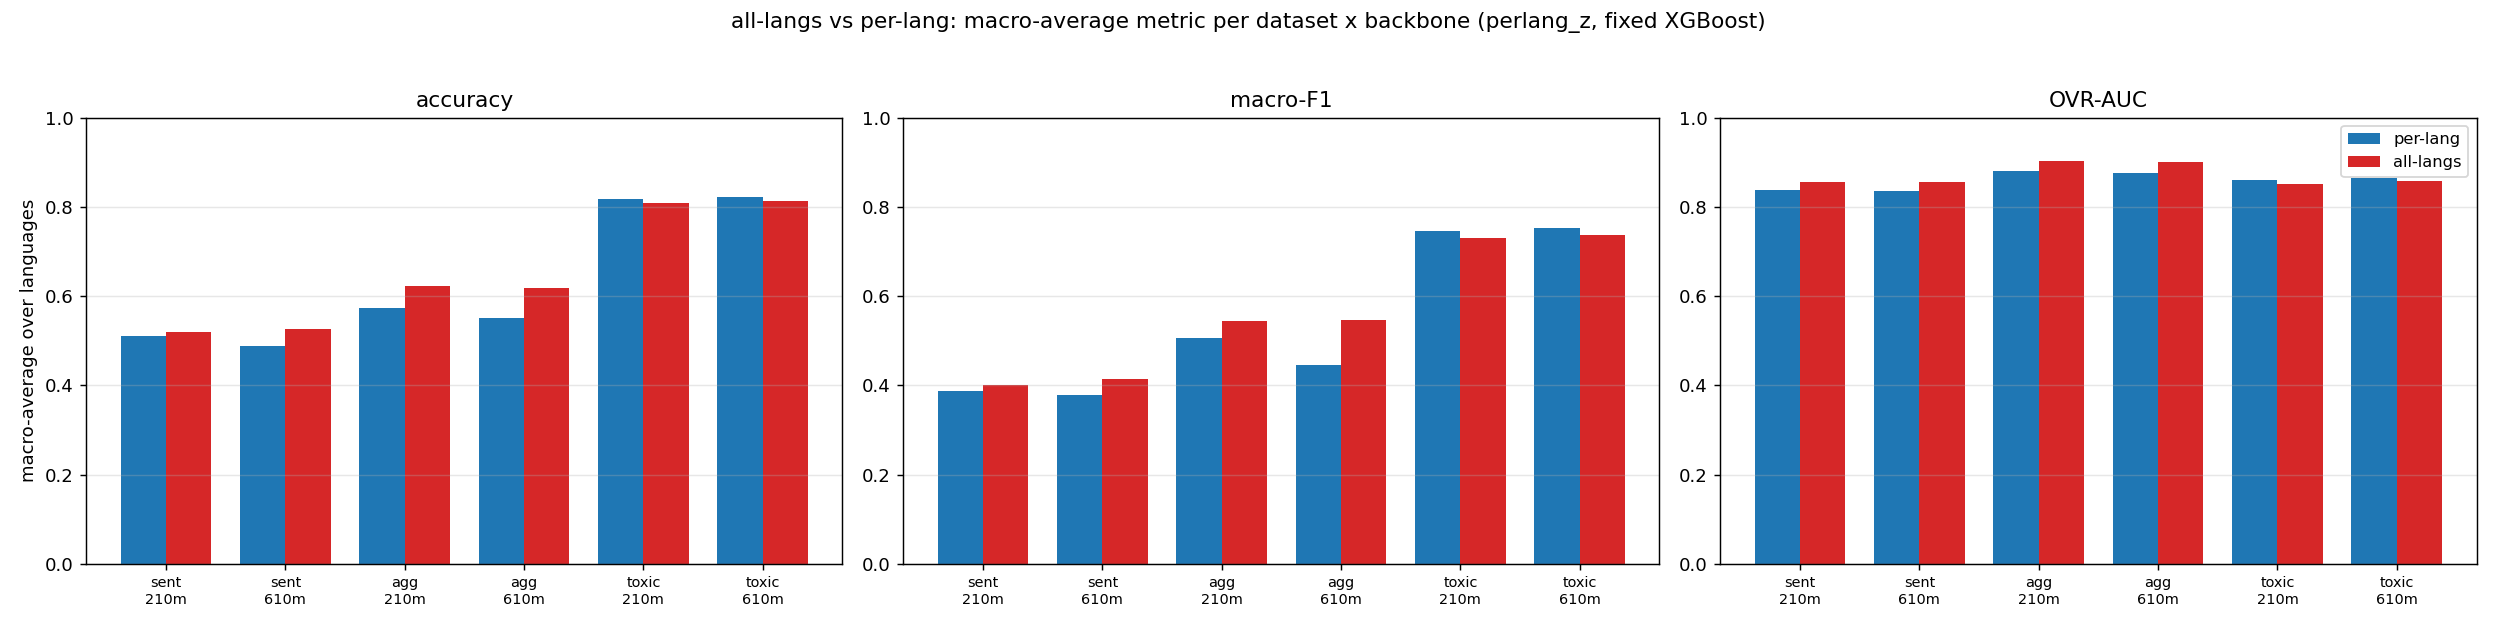

Python code for this plot:
r"""alllang_vs_perlang.py -- does training ONE model on ALL languages beat training one model
per language?  Two problems, kept strictly separate (their data is never mixed):

  * FLORES  : the 12-class ``sent`` topic set and the 11-class ``agg`` set (via
              ``train_flores12.prepare_sentence`` / ``prepare_agg`` -- their alignment and splits).
  * TOXICITY: the binary ``data/toxi_clean/{en,it,de,fr,es}_{train,validation,test}.parquet`` sets.

Two training regimes, compared on every language's held-out TEST split:
  * ``all-langs`` : ONE model trained on the pooled TRAIN rows of every language of the dataset.
  * ``per-lang``  : one model trained per language on its own TRAIN rows (in-language).

Features
--------
``perlang_z`` applied to EVERY row of BOTH regimes: L2-normalize the vector, then standardize
with that ROW'S OWN language's TRAIN mean/std (L2-normalize first, then z-score).  It is applied
row-by-row before any pooling, so the pooled ``all-langs`` training matrix is a stack of
per-language-normalized rows -- this is what makes the pooled regime well-posed.

Model
-----
XGBoost, fixed params (no Optuna): tree_method=hist, max_bin=64, device=cpu, n_jobs=2, seed=0,
max_depth=8, min_child_weight=5, learning_rate=0.1, n_estimators=400.
``multi:softprob`` (num_class = 12/11) for FLORES; ``binary:logistic`` for toxicity.

Evaluation
----------
Multiclass: argmax accuracy, macro-F1, micro-F1, OVR-macro AUC (per-class AUC averaged, degenerate
classes skipped).  Binary: accuracy, macro-F1, positive-class F1, ROC-AUC (threshold 0.5).
Macro averages are the plain mean over the dataset's languages.

Embeddings
----------
Read ONLY from the bf16-consistent cache ``emb_bf16/`` (masked-mean pooling, bf16 forward -> fp32
storage), which already holds every needed array for both backbones (210m 768-d, 610m 1152-d):
  emb_bf16/flores_sent/<bb>/mean/emb_<lang>.npy      (aligned to the current 2006-row CSV)
  emb_bf16/flores_agg/<bb>/mean/emb_<lang>.npy
  emb_bf16/toxic/<bb>/emb_<lang>_{train,validation,test}.npy

Outputs (create-only, these four files only)
--------------------------------------------
alllang_vs_perlang.py / alllang_vs_perlang.json / alllang_vs_perlang.md / alllang_vs_perlang.png
Operational pid/log/status live under %TEMP%\opencode\alllang_vs_perlang\.

Usage
-----
    python alllang_vs_perlang.py                 # foreground full run
    python alllang_vs_perlang.py --launch        # detached hidden run (no window)
    python alllang_vs_perlang.py --smoke         # tiny plumbing check
    python alllang_vs_perlang.py --render        # rebuild md/png from the JSON
"""
import os

for _v in ("OMP_NUM_THREADS", "MKL_NUM_THREADS", "OPENBLAS_NUM_THREADS", "NUMEXPR_NUM_THREADS"):
    os.environ[_v] = "2"
os.environ.setdefault("TOKENIZERS_PARALLELISM", "false")

import argparse
import json
import subprocess
import sys
import time

import numpy as np

import matplotlib
matplotlib.use("Agg")
import matplotlib.pyplot as plt
from sklearn.metrics import accuracy_score, f1_score, roc_auc_score

REPO = os.path.dirname(os.path.abspath(__file__))
if REPO not in sys.path:
    sys.path.insert(0, REPO)

BF16_ROOT = os.path.join(REPO, "emb_bf16")

OUT_JSON = os.path.join(REPO, "alllang_vs_perlang.json")
OUT_MD = os.path.join(REPO, "alllang_vs_perlang.md")
OUT_PNG = os.path.join(REPO, "alllang_vs_perlang.png")

TMP = os.path.join(os.environ.get("TEMP", REPO), "opencode", "alllang_vs_perlang")
os.makedirs(TMP, exist_ok=True)
LOG_PATH = os.path.join(TMP, "alllang_vs_perlang.log")
PID_PATH = os.path.join(TMP, "alllang_vs_perlang.pid")
STATUS_PATH = os.path.join(TMP, "alllang_vs_perlang_status.json")

SEED = 0
XGB_COMMON = dict(tree_method="hist", max_bin=64, device="cpu", n_jobs=2, seed=SEED,
                  max_depth=8, min_child_weight=5, learning_rate=0.1, n_estimators=400)

# dataset key -> (kind, order in the report/figure)
DATASET_KIND = {"flores_sent": "mc", "flores_agg": "mc", "toxic": "binary"}
DATASET_ORDER = ["flores_sent", "flores_agg", "toxic"]
BACKBONE_ORDER = ["210m", "610m"]
LANGS_FLORES = ["en", "it", "de", "fr"]
LANGS_TOXI = ["en", "it", "de", "fr", "es"]
# metric keys per kind (shared three drive the figure)
MC_KEYS = ["accuracy", "macro_f1", "micro_f1", "auc"]
BIN_KEYS = ["accuracy", "macro_f1", "f1", "auc"]
HEADLINE = {"mc": "macro_f1", "binary": "macro_f1"}
FIG_KEYS = ["accuracy", "macro_f1", "auc"]
FIG_LABEL = {"accuracy": "accuracy", "macro_f1": "macro-F1", "auc": "OVR-AUC"}

_T0 = time.time()
_SMOKE = False
_LIMIT = 0
_TAGGED = False   # True when writing a per-pair shard into TMP (--tag); skips md/png render


def log(msg):
    print("[%7.1fs] %s" % (time.time() - _T0, msg), flush=True)


def _json_default(o):
    if isinstance(o, np.ndarray):
        return o.tolist()
    if isinstance(o, (np.floating,)):
        return float(o)
    if isinstance(o, (np.integer,)):
        return int(o)
    if isinstance(o, (np.bool_,)):
        return bool(o)
    raise TypeError("not JSON serializable: %r" % (type(o),))


def write_status(obj):
    obj["updated"] = time.strftime("%Y-%m-%d %H:%M:%S")
    tmp = STATUS_PATH + ".tmp"
    with open(tmp, "w", encoding="utf-8") as f:
        json.dump(obj, f, indent=2, default=_json_default)
    try:
        os.replace(tmp, STATUS_PATH)
    except Exception:
        pass


# ---------------------------------------------------------------------------
# Feature transform: perlang_z [both]  (L2-normalize, then own-train z-score)
# ---------------------------------------------------------------------------
def l2norm(X):
    n = np.linalg.norm(X, axis=1, keepdims=True)
    n[n == 0] = 1.0
    return X / n


def perlang_z(ds):
    """L2-normalize every row, then z-score it with its own language's TRAIN mean/std.

    Stats are fit on the L2-normalized TRAIN rows of that language only (model-free: they never
    touch labels).  Returns new per-split dicts of float32 arrays.
    """
    Ztr, Zva, Zte = {}, {}, {}
    for lg in ds["langs"]:
        Z = l2norm(np.asarray(ds["Xtr"][lg], dtype=np.float64))
        mu, sd = Z.mean(0), Z.std(0)
        sd = np.where(sd < 1e-6, 1e-6, sd)
        Ztr[lg] = ((l2norm(np.asarray(ds["Xtr"][lg], dtype=np.float64)) - mu) / sd).astype(np.float32)
        Zva[lg] = ((l2norm(np.asarray(ds["Xva"][lg], dtype=np.float64)) - mu) / sd).astype(np.float32)
        Zte[lg] = ((l2norm(np.asarray(ds["Xte"][lg], dtype=np.float64)) - mu) / sd).astype(np.float32)
    return {"Xtr": Ztr, "Xva": Zva, "Xte": Zte}


# ---------------------------------------------------------------------------
# Metrics
# ---------------------------------------------------------------------------
def auc_ovr_macro(y, P, C):
    aucs = []
    for c in range(C):
        yc = (y == c).astype(int)
        if yc.min() == yc.max():
            continue
        aucs.append(roc_auc_score(yc, P[:, c]))
    return float(np.mean(aucs)) if aucs else float("nan")


def mc_metrics(y, P, C):
    pred = P.argmax(1)
    return {
        "accuracy": float(accuracy_score(y, pred)),
        "macro_f1": float(f1_score(y, pred, average="macro", labels=list(range(C)), zero_division=0)),
        "micro_f1": float(f1_score(y, pred, average="micro", labels=list(range(C)), zero_division=0)),
        "auc": auc_ovr_macro(y, P, C),
    }


def bin_metrics(y, p):
    pred = (p >= 0.5).astype(int)
    if y.min() == y.max():
        auc = float("nan")
    else:
        auc = float(roc_auc_score(y, p))
    return {
        "accuracy": float(accuracy_score(y, pred)),
        "macro_f1": float(f1_score(y, pred, average="macro", zero_division=0)),
        "f1": float(f1_score(y, pred, average="binary", zero_division=0)),
        "auc": auc,
    }


# ---------------------------------------------------------------------------
# Dataset loaders (row order == embedding row order; nothing reindexed)
# ---------------------------------------------------------------------------
def _rng_idx(n):
    if _LIMIT and n > _LIMIT:
        return np.arange(_LIMIT)
    return np.arange(n)


def load_flores(ds, backbone):
    import train_flores12 as T
    sent = T.prepare_sentence()
    classes = sent["classes"]
    if ds == "flores_sent":
        base = os.path.join(BF16_ROOT, "flores_sent", backbone, "mean")
        X = {lg: np.load(os.path.join(base, "emb_%s.npy" % lg)) for lg in LANGS_FLORES}
        tr, va, te = sent["train_idx"], sent["val_idx"], sent["test_idx"]
        y, n_classes = sent["y"], 12
        n_rows = len(sent["cur"])
    else:
        agg = T.prepare_agg(sent["cur"], classes)
        base = os.path.join(BF16_ROOT, "flores_agg", backbone, "mean")
        X = {lg: np.load(os.path.join(base, "emb_%s.npy" % lg)) for lg in LANGS_FLORES}
        tr, va, te = agg["train_idx"], agg["val_idx"], agg["test_idx"]
        y, n_classes = agg["y"], agg["n_classes"]
        n_rows = len(agg["agg"])
    for lg in LANGS_FLORES:
        if X[lg].shape[0] != n_rows:
            raise ValueError("%s/%s: %s has %d rows, expected %d"
                             % (ds, backbone, lg, X[lg].shape[0], n_rows))
    return {
        "name": ds, "kind": "mc", "n_classes": int(n_classes), "langs": list(LANGS_FLORES),
        "classes": classes if ds == "flores_sent" else agg["classes"],
        "Xtr": {lg: np.asarray(X[lg][tr]) for lg in LANGS_FLORES},
        "Xva": {lg: np.asarray(X[lg][va]) for lg in LANGS_FLORES},
        "Xte": {lg: np.asarray(X[lg][te]) for lg in LANGS_FLORES},
        # labels are shared across languages (parallel CSV): same y per row for every language
        "ytr": {lg: y[tr] for lg in LANGS_FLORES},
        "yva": {lg: y[va] for lg in LANGS_FLORES},
        "yte": {lg: y[te] for lg in LANGS_FLORES},
        "sizes": {"train": int(len(tr)), "val": int(len(va)), "test": int(len(te))},
    }


def load_toxic(backbone):
    import pandas as pd
    root = os.path.join(BF16_ROOT, "toxic", backbone)
    pq = os.path.join(REPO, "data", "toxi_clean")
    Xtr, Xva, Xte, ytr, yva, yte = {}, {}, {}, {}, {}, {}
    sizes = {"train": 0, "val": 0, "test": 0}
    for lg in LANGS_TOXI:
        df = pd.read_parquet(os.path.join(pq, "%s_train.parquet" % lg))
        dv = pd.read_parquet(os.path.join(pq, "%s_validation.parquet" % lg))
        dt = pd.read_parquet(os.path.join(pq, "%s_test.parquet" % lg))
        tr, va, te = _rng_idx(len(df)), _rng_idx(len(dv)), _rng_idx(len(dt))
        a = np.load(os.path.join(root, "emb_%s_train.npy" % lg))
        b = np.load(os.path.join(root, "emb_%s_validation.npy" % lg))
        c = np.load(os.path.join(root, "emb_%s_test.npy" % lg))
        if a.shape[0] != len(df) or b.shape[0] != len(dv) or c.shape[0] != len(dt):
            raise ValueError("toxic/%s/%s row mismatch: %s vs %s/%s/%s"
                             % (backbone, lg, (a.shape[0], b.shape[0], c.shape[0]),
                                len(df), len(dv), len(dt)))
        Xtr[lg], Xva[lg], Xte[lg] = a[tr], b[va], c[te]
        ytr[lg] = df["is_toxic"].astype(int).to_numpy()[tr]
        yva[lg] = dv["is_toxic"].astype(int).to_numpy()[va]
        yte[lg] = dt["is_toxic"].astype(int).to_numpy()[te]
        sizes["train"] += len(tr); sizes["val"] += len(va); sizes["test"] += len(te)
    return {"name": "toxic", "kind": "binary", "n_classes": None, "langs": list(LANGS_TOXI),
            "classes": ["not_toxic", "toxic"],
            "Xtr": Xtr, "Xva": Xva, "Xte": Xte, "ytr": ytr, "yva": yva, "yte": yte,
            "sizes": sizes}


def load_dataset(ds, backbone):
    if ds in ("flores_sent", "flores_agg"):
        return load_flores(ds, backbone)
    if ds == "toxic":
        return load_toxic(backbone)
    raise ValueError("unknown dataset %r" % ds)


# ---------------------------------------------------------------------------
# Train / evaluate the two regimes
# ---------------------------------------------------------------------------
def _fit_clf(kind, n_classes, X, y):
    import xgboost as xgb
    p = dict(XGB_COMMON)
    if kind == "mc":
        p["objective"] = "multi:softprob"; p["num_class"] = int(n_classes)
    else:
        p["objective"] = "binary:logistic"
    if _SMOKE:
        p["n_estimators"] = 30
    clf = xgb.XGBClassifier(**p)
    clf.fit(X, y)
    return clf


def _predict(clf, kind, X):
    if kind == "mc":
        return clf.predict_proba(X)                 # (n, C) softprob
    return clf.predict_proba(X)[:, 1]               # (n,) positive-class prob


def _score(kind, y, pred, C):
    return mc_metrics(y, pred, C) if kind == "mc" else bin_metrics(y, pred)


def evaluate(ds, Z):
    """Return {'per_lang': {lg: metrics}, 'all_langs': {lg: metrics}} for one dataset object.

    per_lang[lg]  = the model trained on language lg's own TRAIN rows, scored on lg's TEST rows.
    all_langs[lg] = the single pooled-TRAIN model, scored on lg's TEST rows.
    """
    kind, C, langs = ds["kind"], ds["n_classes"], ds["langs"]

    # --- per-lang regime ---
    per_lang = {}
    for lg in langs:
        clf = _fit_clf(kind, C, Z["Xtr"][lg], ds["ytr"][lg])
        per_lang[lg] = _score(kind, ds["yte"][lg], _predict(clf, kind, Z["Xte"][lg]), C)

    # --- all-langs regime: ONE model on the pooled TRAIN rows of every language ---
    Xall = np.vstack([Z["Xtr"][lg] for lg in langs])
    yall = np.concatenate([np.asarray(ds["ytr"][lg]) for lg in langs])
    clf_all = _fit_clf(kind, C, Xall, yall)
    all_langs = {lg: _score(kind, ds["yte"][lg], _predict(clf_all, kind, Z["Xte"][lg]), C)
                 for lg in langs}
    return {"per_lang": per_lang, "all_langs": all_langs,
            "pooled_train_rows": int(Xall.shape[0])}


def _mean_over(metrics_by_lang, langs, keys):
    return {k: float(np.nanmean([metrics_by_lang[lg][k] for lg in langs])) for k in keys}


def macro_and_delta(D, kind, langs):
    keys = MC_KEYS if kind == "mc" else BIN_KEYS
    macro = {"per_lang": _mean_over(D["per_lang"], langs, keys),
             "all_langs": _mean_over(D["all_langs"], langs, keys)}
    hl = HEADLINE[kind]
    delta = {lg: {k: D["all_langs"][lg][k] - D["per_lang"][lg][k] for k in keys} for lg in langs}
    macro_delta = {k: macro["all_langs"][k] - macro["per_lang"][k] for k in keys}
    wins = sum(1 for lg in langs if delta[lg][hl] > 0)
    losses = sum(1 for lg in langs if delta[lg][hl] < 0)
    verdict = ("all-langs helps" if macro_delta[hl] > 0.002
               else "per-lang helps" if macro_delta[hl] < -0.002 else "about equal")
    return {"macro": macro, "delta": delta, "macro_delta": macro_delta,
            "headline": hl, "wins": wins, "losses": losses, "verdict": verdict}


# ---------------------------------------------------------------------------
# JSON / MD / PNG
# ---------------------------------------------------------------------------
def load_json():
    if os.path.isfile(OUT_JSON):
        try:
            with open(OUT_JSON, "r", encoding="utf-8") as f:
                return json.load(f)
        except Exception:
            pass
    return {"datasets": {}, "meta": {}}


def save_json(doc):
    tmp = OUT_JSON + ".tmp"
    with open(tmp, "w", encoding="utf-8") as f:
        json.dump(doc, f, indent=2, default=_json_default)
    os.replace(tmp, OUT_JSON)


def _fmt(v, nd=3):
    try:
        if v is None or (isinstance(v, float) and not np.isfinite(v)):
            return "n/a"
        return ("%." + str(nd) + "f") % v
    except Exception:
        return str(v)


def _sgn(v, nd=3):
    try:
        if v is None or not np.isfinite(v):
            return "n/a"
        return ("%+." + str(nd) + "f") % v
    except Exception:
        return str(v)


def render(doc=None):
    if doc is None:
        doc = load_json()
    datasets = doc.get("datasets", {})
    order = [d for d in DATASET_ORDER if d in datasets]
    if not order:
        log("render: nothing to render")
        return
    lines = []
    lines.append("# all-langs vs per-lang training -- EuroBERT mean pooling, fixed XGBoost\n")
    lines.append("FLORES (sent + agg) and TOXICITY are two SEPARATE problems (their data is never "
                 "mixed). For each dataset and backbone: **all-langs** = ONE XGBoost trained on the "
                 "pooled TRAIN rows of every language; **per-lang** = one XGBoost trained per "
                 "language on its own TRAIN rows. Both are scored on EVERY language's held-out "
                 "TEST split. Features: `perlang_z [both]` on every row (L2-normalize, then z-score "
                 "with that row's own language TRAIN mean/std). Params fixed (hist, max_bin=64, cpu, "
                 "n_jobs=2, seed=0, depth 8, mcw 5, lr 0.1, n400); no Optuna. Metrics: accuracy, "
                 "macro-F1, micro-F1 / positive-class F1, OVR-macro AUC. `delta = all-langs - "
                 "per-lang`; headline is macro-F1.\n")
    for d in order:
        res = datasets[d]
        for bb in BACKBONE_ORDER:
            if bb not in res["backbones"]:
                continue
            B = res["backbones"][bb]
            langs = res["langs"]; kind = res["kind"]
            keys = MC_KEYS if kind == "mc" else BIN_KEYS
            hl = B["headline"]
            lines.append("## %s / %s  (%s%s)\n"
                         % (d, bb, "multiclass" if kind == "mc" else "binary",
                            "" if kind == "mc" else ""))
            lines.append("pooled all-langs TRAIN rows = %d | per-lang train rows = %s | "
                         "test rows (per language) = %s\n"
                         % (B["pooled_train_rows"], B["per_lang_train_rows"],
                            B["test_rows"]))
            for key in keys:
                mark = " (**headline**)" if key == hl else ""
                lines.append("**%s%s**\n" % (key, mark))
                lines.append("| language | per-lang | all-langs | delta (all-per) |")
                lines.append("|---|---|---|---|")
                for lg in langs:
                    lines.append("| %s | %s | %s | %s |"
                                 % (lg, _fmt(B["per_lang"][lg][key]),
                                    _fmt(B["all_langs"][lg][key]),
                                    _sgn(B["delta"][lg][key])))
                lines.append("| **macro** | **%s** | **%s** | **%s** |"
                             % (_fmt(B["macro"]["per_lang"][key]),
                                _fmt(B["macro"]["all_langs"][key]),
                                _sgn(B["macro_delta"][key])))
                lines.append("")
            lines.append("verdict (%s macro): **%s** -- macro delta %s; "
                         "per-language wins(all>per)=%d losses=%d out of %d.\n"
                         % (hl, B["verdict"], _sgn(B["macro_delta"][hl]),
                            B["wins"], B["losses"], len(langs)))
    with open(OUT_MD, "w", encoding="utf-8") as f:
        f.write("\n".join(lines))
    log("wrote %s" % OUT_MD)

    # --- figure: 3 panels (accuracy / macro-F1 / AUC), 6 groups, 2 bars each ---
    groups = [(d, bb) for d in order for bb in BACKBONE_ORDER
              if bb in datasets[d].get("backbones", {})]
    fig, axes = plt.subplots(1, len(FIG_KEYS), figsize=(6.4 * len(FIG_KEYS), 4.8), squeeze=False)
    x = np.arange(len(groups))
    w = 0.38
    for ax, key in zip(axes[0], FIG_KEYS):
        pl = [datasets[d]["backbones"][bb]["macro"]["per_lang"][key] for (d, bb) in groups]
        al = [datasets[d]["backbones"][bb]["macro"]["all_langs"][key] for (d, bb) in groups]
        ax.bar(x - w / 2, pl, w, label="per-lang", color="#1f77b4")
        ax.bar(x + w / 2, al, w, label="all-langs", color="#d62728")
        ax.set_xticks(x)
        ax.set_xticklabels(["%s\n%s" % (d.replace("flores_", ""), bb) for (d, bb) in groups],
                           fontsize=8)
        ax.set_title(FIG_LABEL[key], fontsize=12)
        ax.set_ylim(0, 1.0)
        ax.grid(alpha=0.3, axis="y")
    axes[0][0].set_ylabel("macro-average over languages")
    axes[0][-1].legend(fontsize=9)
    fig.suptitle("all-langs vs per-lang: macro-average metric per dataset x backbone "
                 "(perlang_z, fixed XGBoost)", fontsize=12)
    fig.tight_layout(rect=[0, 0, 1, 0.95])
    fig.savefig(OUT_PNG, dpi=130)
    log("wrote %s" % OUT_PNG)


# ---------------------------------------------------------------------------
# driver
# ---------------------------------------------------------------------------
def run(pairs):
    doc = load_json() if not _SMOKE else {"datasets": {}, "meta": {}}
    doc.setdefault("datasets", {})
    doc["meta"] = {"xgb_common": XGB_COMMON, "seed": SEED, "smoke": _SMOKE,
                   "features": "perlang_z [both]",
                   "started": doc.get("meta", {}).get("started", time.strftime("%Y-%m-%d %H:%M:%S"))}
    for ds_name, bb in pairs:
        res = doc["datasets"].setdefault(ds_name, {"name": ds_name, "kind": DATASET_KIND[ds_name],
                                                   "langs": [], "backbones": {}})
        if bb in res["backbones"] and not _SMOKE:
            log("%s/%s: already present, skipping" % (ds_name, bb))
            continue
        write_status({"phase": "loading", "dataset": ds_name, "backbone": bb})
        ds = load_dataset(ds_name, bb)
        res["kind"] = ds["kind"]
        res["n_classes"] = ds["n_classes"]
        res["langs"] = ds["langs"]
        res["classes"] = ds["classes"]
        log("=== %s/%s loaded (langs=%s) ===" % (ds_name, bb, ds["langs"]))
        t0 = time.time()
        Z = perlang_z(ds)
        log("%s/%s perlang_z done in %.1fs" % (ds_name, bb, time.time() - t0))
        write_status({"phase": "training", "dataset": ds_name, "backbone": bb})
        D = evaluate(ds, Z)
        B = macro_and_delta(D, ds["kind"], ds["langs"])
        B.update({"per_lang": D["per_lang"], "all_langs": D["all_langs"],
                  "pooled_train_rows": D["pooled_train_rows"],
                  "per_lang_train_rows": {lg: int(len(ds["ytr"][lg])) for lg in ds["langs"]},
                  "test_rows": {lg: int(len(ds["yte"][lg])) for lg in ds["langs"]},
                  "headline": HEADLINE[ds["kind"]], "seconds": round(time.time() - t0, 1)})
        res["backbones"][bb] = B
        doc["datasets"][ds_name] = res
        save_json(doc)
        if not _TAGGED:
            render()
        log("%s/%s done in %.1fs -> %s (macro %s delta %s)"
            % (ds_name, bb, time.time() - t0, B["verdict"], HEADLINE[ds["kind"]],
               _sgn(B["macro_delta"][HEADLINE[ds["kind"]]])))
    doc["meta"]["finished"] = time.strftime("%Y-%m-%d %H:%M:%S")
    save_json(doc)
    if not _TAGGED:
        render()


def merge_shards():
    """Merge every TMP/alllang_vs_perlang__*.json shard into the repo JSON and render."""
    import glob as _glob
    merged = {"datasets": {}, "meta": {}}
    paths = sorted(_glob.glob(os.path.join(TMP, "alllang_vs_perlang__*.json")))
    for p in paths:
        try:
            with open(p, "r", encoding="utf-8") as f:
                d = json.load(f)
        except Exception as exc:                              # noqa: BLE001
            log("merge: skip %s (%r)" % (p, exc))
            continue
        for name, res in d.get("datasets", {}).items():
            tgt = merged["datasets"].setdefault(
                name, {"name": name, "kind": res.get("kind"), "langs": res.get("langs", []),
                       "backbones": {}})
            tgt["kind"] = res.get("kind", tgt.get("kind"))
            tgt["n_classes"] = res.get("n_classes", tgt.get("n_classes"))
            tgt["langs"] = res.get("langs", tgt["langs"])
            tgt["classes"] = res.get("classes", tgt.get("classes"))
            tgt["backbones"].update(res.get("backbones", {}))
        if not merged["meta"]:
            merged["meta"] = d.get("meta", {})
    merged["meta"]["merged_from"] = [os.path.basename(p) for p in paths]
    merged["meta"]["merged"] = time.strftime("%Y-%m-%d %H:%M:%S")
    save_json(merged)
    render(merged)
    log("merged %d shards -> %s" % (len(paths), OUT_JSON))
    return 0


def launch(passthrough):
    vbs = os.path.join(REPO, "launch_hidden.vbs")
    script = os.path.join(REPO, os.path.basename(__file__))
    assert " " not in sys.executable and " " not in script, "space in launch path"
    command = "%s %s %s" % (sys.executable, script, " ".join(passthrough))
    subprocess.Popen(["wscript", "//B", "//Nologo", vbs, command, LOG_PATH, REPO])
    print("launched detached; log=%s" % LOG_PATH)


def main(argv=None):
    global _SMOKE, _LIMIT, _TAGGED, OUT_JSON, OUT_MD, OUT_PNG, LOG_PATH, PID_PATH
    ap = argparse.ArgumentParser()
    ap.add_argument("--datasets", default=",".join(DATASET_ORDER))
    ap.add_argument("--backbones", default=",".join(BACKBONE_ORDER))
    ap.add_argument("--smoke", action="store_true")
    ap.add_argument("--render", action="store_true")
    ap.add_argument("--launch", action="store_true")
    ap.add_argument("--tag", default="",
                    help="write this shard's json to TMP (parallel shard; merge with --merge)")
    ap.add_argument("--merge", action="store_true",
                    help="merge TMP shards into the repo json/md/png and exit")
    args = ap.parse_args(argv)
    _SMOKE = args.smoke
    if _SMOKE:
        _LIMIT = 1500

    if args.merge:
        return merge_shards()

    if args.smoke:
        OUT_JSON = os.path.join(TMP, "alllang_vs_perlang_smoke.json")
        OUT_MD = os.path.join(TMP, "alllang_vs_perlang_smoke.md")
        OUT_PNG = os.path.join(TMP, "alllang_vs_perlang_smoke.png")
    elif args.tag:
        _TAGGED = True
        OUT_JSON = os.path.join(TMP, "alllang_vs_perlang__%s.json" % args.tag)
        OUT_MD = os.path.join(TMP, "alllang_vs_perlang__%s.md" % args.tag)
        OUT_PNG = os.path.join(TMP, "alllang_vs_perlang__%s.png" % args.tag)
        LOG_PATH = os.path.join(TMP, "alllang_vs_perlang__%s.log" % args.tag)
        PID_PATH = os.path.join(TMP, "alllang_vs_perlang__%s.pid" % args.tag)

    if args.render:
        render()
        return 0

    if args.launch:
        passthrough = ["--datasets", args.datasets, "--backbones", args.backbones]
        if args.tag:
            passthrough += ["--tag", args.tag]
        launch(passthrough)
        return 0

    dss = [s.strip() for s in args.datasets.split(",") if s.strip()]
    bbs = [s.strip() for s in args.backbones.split(",") if s.strip()]
    pairs = [(d, b) for d in dss for b in bbs]

    with open(PID_PATH, "w", encoding="utf-8") as f:
        f.write(str(os.getpid()))
    run(pairs)
    return 0


if __name__ == "__main__":
    sys.exit(main())
